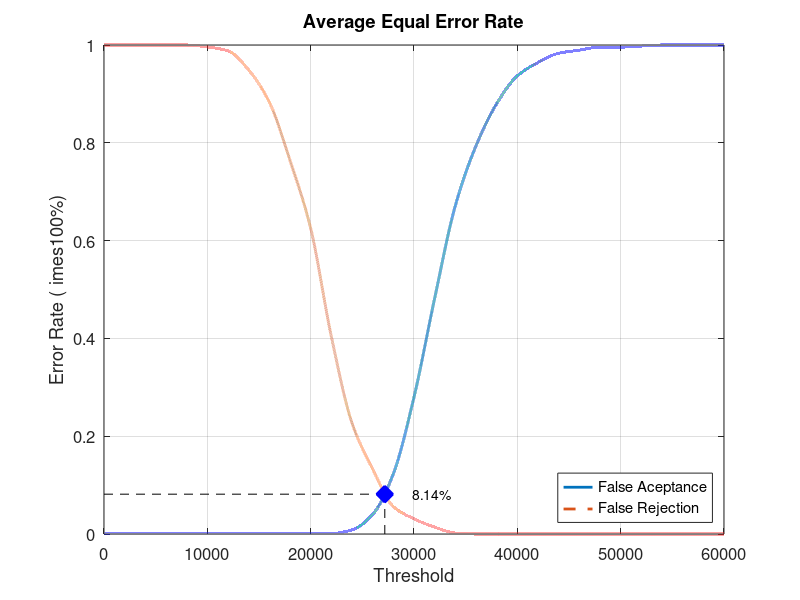
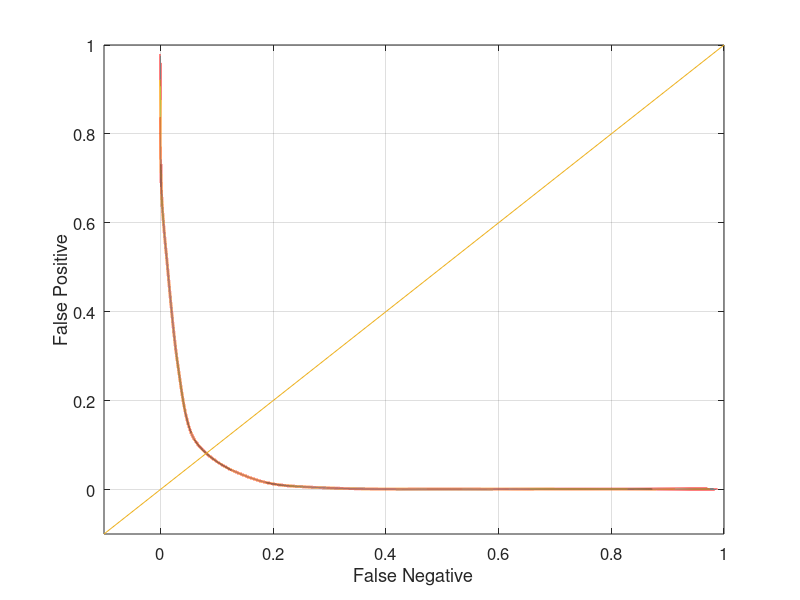

MATLAB code to generate these figures, in order:
close all;
clear;
clc;
x = 0:2000:60000;
xq = 0:0.5:60000;

y0 = [0 0.00105263 0.00105263 0.00105263 0.00105263 0.00105263 0.00105263 0.00105263 0.00105263 0.00105263 0.00105263 0.00105263 0.00842105 0.04 0.123158 0.28 0.482105 0.671579 0.793684 0.88 0.936842 0.964211 0.983158 0.989474 0.99579 0.99579 0.997895 1 1 1 1]
yy0 = interp1(x, y0, xq, 'pchip');
y1 = [1 1 1 1 1 0.996 0.988 0.949 0.883 0.764 0.625 0.404 0.227 0.133 0.056 0.031 0.014 0.002 0 0 0 0 0 0 0 0 0 0 0 0 0]
yy1 = interp1(x, y1, xq, 'pchip');

% Calculating EER: 
y2 = abs(y0 - y1);
find(y2 == min(y2))
yy2 = abs(yy0 - yy1);
xEER = find(yy2 == min(yy2));
xEERIndex = xq(xEER) % X-axis EER
yEER = yy0(xEER) % Y-axis EER

main = figure
plot(xq, yy0,'-','LineWidth', 2);	hold on
plot(xq, yy1,'--','LineWidth', 2);	hold on
plot([xEERIndex xEERIndex], [0 yEER], 'k--');	hold on
plot([0 xEERIndex], [yEER yEER], 'k--');	hold on
plot(xEERIndex, yEER, 'bx', 'LineWidth', 10);	hold on
text(xEERIndex + 10 * xEERIndex / 100, yEER, [num2str(round((10000 * yEER)) / 100) '%'])
legend('False Aceptance', 'False Rejection', 'Location', 'SouthEast')
xlabel('Threshold')
ylabel('Error Rate (	imes100%)')
title('Average Equal Error Rate')
set(gca, 'FontSize', 12)
axis([0 60000 0 1])
grid on

print(main, 'Database3AverageMain', '-dpng');
FNRxFPR = figure('Color', [1 1 1]);
plot(yy1, yy0, '-', yy1, yy0, 'LineWidth', 2);
hold on
y = -0.1:0.1:1
plot(y, y); 
set(gca, 'FontSize', 12)
xlabel('False Negative')
ylabel('False Positive')
axis([-0.1 1 -0.1 1])
set(gca, 'FontSize', 12)
grid on

print(FNRxFPR, 'Database3AverageFNRxFPR','-dpng');
